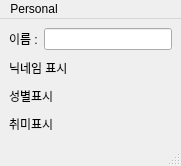
<?xml version="1.0" encoding="UTF-8"?>
<ui version="4.0">
 <class>MainWindow</class>
 <widget class="QMainWindow" name="MainWindow">
  <property name="geometry">
   <rect>
    <x>0</x>
    <y>0</y>
    <width>181</width>
    <height>166</height>
   </rect>
  </property>
  <property name="windowTitle">
   <string>MainWindow</string>
  </property>
  <widget class="QWidget" name="centralwidget">
   <layout class="QVBoxLayout" name="verticalLayout">
    <item>
     <layout class="QFormLayout" name="formLayout">
      <item row="0" column="0">
       <widget class="QLabel" name="lblName">
        <property name="text">
         <string>이름 :</string>
        </property>
       </widget>
      </item>
      <item row="0" column="1">
       <widget class="QLineEdit" name="editName"/>
      </item>
     </layout>
    </item>
    <item>
     <widget class="QLabel" name="lblNick">
      <property name="text">
       <string>닉네임 표시</string>
      </property>
     </widget>
    </item>
    <item>
     <widget class="QLabel" name="lblGender">
      <property name="text">
       <string>성별표시</string>
      </property>
     </widget>
    </item>
    <item>
     <widget class="QLabel" name="lblHobby">
      <property name="text">
       <string>취미표시</string>
      </property>
     </widget>
    </item>
   </layout>
  </widget>
  <widget class="QMenuBar" name="menubar">
   <property name="geometry">
    <rect>
     <x>0</x>
     <y>0</y>
     <width>181</width>
     <height>33</height>
    </rect>
   </property>
   <widget class="QMenu" name="menuPersonal">
    <property name="title">
     <string>Personal</string>
    </property>
    <addaction name="actionHobby"/>
   </widget>
   <addaction name="menuPersonal"/>
  </widget>
  <widget class="QStatusBar" name="statusbar"/>
  <action name="actionHobby">
   <property name="text">
    <string>Hobby</string>
   </property>
  </action>
 </widget>
 <resources/>
 <connections/>
</ui>
